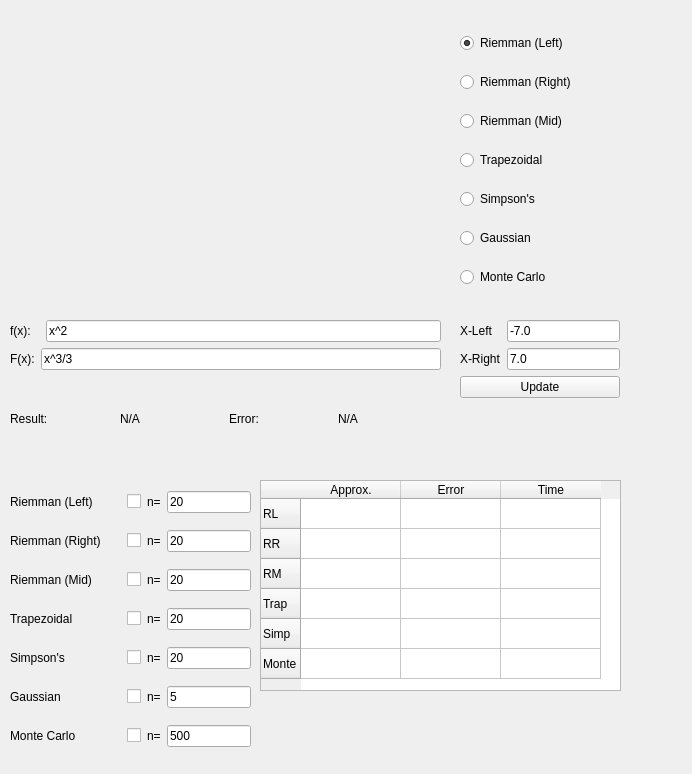
<?xml version="1.0" encoding="UTF-8"?>
<ui version="4.0">
 <class>main_window</class>
 <widget class="QWidget" name="main_window">
  <property name="geometry">
   <rect>
    <x>0</x>
    <y>0</y>
    <width>692</width>
    <height>774</height>
   </rect>
  </property>
  <property name="windowTitle">
   <string>Numerical Integration Tool</string>
  </property>
  <widget class="QWidget" name="verticalLayoutWidget">
   <property name="geometry">
    <rect>
     <x>10</x>
     <y>20</y>
     <width>431</width>
     <height>281</height>
    </rect>
   </property>
   <layout class="QVBoxLayout" name="graph_layout"/>
  </widget>
  <widget class="QWidget" name="verticalLayoutWidget_2">
   <property name="geometry">
    <rect>
     <x>460</x>
     <y>20</y>
     <width>160</width>
     <height>281</height>
    </rect>
   </property>
   <layout class="QVBoxLayout" name="method_layout">
    <item>
     <widget class="QRadioButton" name="rb1">
      <property name="text">
       <string>Riemman (Left)</string>
      </property>
      <property name="checked">
       <bool>true</bool>
      </property>
      <attribute name="buttonGroup">
       <string notr="true">method_group</string>
      </attribute>
     </widget>
    </item>
    <item>
     <widget class="QRadioButton" name="rb2">
      <property name="text">
       <string>Riemman (Right)</string>
      </property>
      <attribute name="buttonGroup">
       <string notr="true">method_group</string>
      </attribute>
     </widget>
    </item>
    <item>
     <widget class="QRadioButton" name="rb3">
      <property name="text">
       <string>Riemman (Mid)</string>
      </property>
      <attribute name="buttonGroup">
       <string notr="true">method_group</string>
      </attribute>
     </widget>
    </item>
    <item>
     <widget class="QRadioButton" name="rb4">
      <property name="text">
       <string>Trapezoidal</string>
      </property>
      <attribute name="buttonGroup">
       <string notr="true">method_group</string>
      </attribute>
     </widget>
    </item>
    <item>
     <widget class="QRadioButton" name="rb5">
      <property name="text">
       <string>Simpson's</string>
      </property>
      <attribute name="buttonGroup">
       <string notr="true">method_group</string>
      </attribute>
     </widget>
    </item>
    <item>
     <widget class="QRadioButton" name="rb6">
      <property name="text">
       <string>Gaussian</string>
      </property>
      <attribute name="buttonGroup">
       <string notr="true">method_group</string>
      </attribute>
     </widget>
    </item>
    <item>
     <widget class="QRadioButton" name="rb7">
      <property name="text">
       <string>Monte Carlo</string>
      </property>
      <attribute name="buttonGroup">
       <string notr="true">method_group</string>
      </attribute>
     </widget>
    </item>
   </layout>
  </widget>
  <widget class="QWidget" name="formLayoutWidget">
   <property name="geometry">
    <rect>
     <x>460</x>
     <y>320</y>
     <width>160</width>
     <height>141</height>
    </rect>
   </property>
   <layout class="QFormLayout" name="params_layout">
    <property name="fieldGrowthPolicy">
     <enum>QFormLayout::AllNonFixedFieldsGrow</enum>
    </property>
    <item row="0" column="0">
     <widget class="QLabel" name="x_Left_Label">
      <property name="text">
       <string>X-Left</string>
      </property>
     </widget>
    </item>
    <item row="0" column="1">
     <widget class="QLineEdit" name="x_Left_Line_Edit">
      <property name="text">
       <string>-7.0</string>
      </property>
     </widget>
    </item>
    <item row="1" column="0">
     <widget class="QLabel" name="x_Right_Label">
      <property name="text">
       <string>X-Right</string>
      </property>
     </widget>
    </item>
    <item row="1" column="1">
     <widget class="QLineEdit" name="x_Right_Line_Edit">
      <property name="text">
       <string>7.0</string>
      </property>
     </widget>
    </item>
    <item row="2" column="0" colspan="2">
     <widget class="QPushButton" name="update_button">
      <property name="text">
       <string>Update</string>
      </property>
     </widget>
    </item>
   </layout>
  </widget>
  <widget class="QWidget" name="verticalLayoutWidget_3">
   <property name="geometry">
    <rect>
     <x>10</x>
     <y>320</y>
     <width>431</width>
     <height>141</height>
    </rect>
   </property>
   <layout class="QVBoxLayout" name="function_layout">
    <item>
     <layout class="QHBoxLayout" name="function_horiz">
      <item>
       <widget class="QLabel" name="func_label">
        <property name="minimumSize">
         <size>
          <width>30</width>
          <height>0</height>
         </size>
        </property>
        <property name="text">
         <string>f(x):</string>
        </property>
       </widget>
      </item>
      <item>
       <widget class="QLineEdit" name="f_input">
        <property name="text">
         <string>x^2</string>
        </property>
       </widget>
      </item>
     </layout>
    </item>
    <item>
     <layout class="QHBoxLayout" name="adiv_horiz">
      <item>
       <widget class="QLabel" name="adiv_label">
        <property name="text">
         <string>F(x):</string>
        </property>
       </widget>
      </item>
      <item>
       <widget class="QLineEdit" name="F_input">
        <property name="text">
         <string>x^3/3</string>
        </property>
       </widget>
      </item>
     </layout>
    </item>
    <item>
     <layout class="QHBoxLayout" name="results_horiz">
      <item>
       <layout class="QHBoxLayout" name="calculated_horiz">
        <item>
         <widget class="QLabel" name="calculated_label">
          <property name="text">
           <string>Result:</string>
          </property>
         </widget>
        </item>
        <item>
         <widget class="QLabel" name="calculated_result">
          <property name="text">
           <string>N/A</string>
          </property>
         </widget>
        </item>
       </layout>
      </item>
      <item>
       <layout class="QHBoxLayout" name="error_horiz">
        <item>
         <widget class="QLabel" name="error_label">
          <property name="text">
           <string>Error:</string>
          </property>
         </widget>
        </item>
        <item>
         <widget class="QLabel" name="error_calculated">
          <property name="text">
           <string>N/A</string>
          </property>
         </widget>
        </item>
       </layout>
      </item>
     </layout>
    </item>
   </layout>
  </widget>
  <widget class="QWidget" name="verticalLayoutWidget_4">
   <property name="geometry">
    <rect>
     <x>10</x>
     <y>480</y>
     <width>241</width>
     <height>281</height>
    </rect>
   </property>
   <layout class="QVBoxLayout" name="method_comparison_layout">
    <item>
     <layout class="QHBoxLayout" name="rl_horiz">
      <item>
       <widget class="QLabel" name="rl_label">
        <property name="minimumSize">
         <size>
          <width>111</width>
          <height>0</height>
         </size>
        </property>
        <property name="text">
         <string>Riemman (Left)</string>
        </property>
       </widget>
      </item>
      <item>
       <widget class="QCheckBox" name="rl_check">
        <property name="text">
         <string/>
        </property>
        <attribute name="buttonGroup">
         <string notr="true">comparison_group</string>
        </attribute>
       </widget>
      </item>
      <item>
       <widget class="QLabel" name="rl_n_label">
        <property name="text">
         <string>n=</string>
        </property>
       </widget>
      </item>
      <item>
       <widget class="QLineEdit" name="rl_n">
        <property name="text">
         <string>20</string>
        </property>
        <property name="maxLength">
         <number>4</number>
        </property>
       </widget>
      </item>
     </layout>
    </item>
    <item>
     <layout class="QHBoxLayout" name="rr_horiz">
      <item>
       <widget class="QLabel" name="rr_label">
        <property name="minimumSize">
         <size>
          <width>111</width>
          <height>0</height>
         </size>
        </property>
        <property name="text">
         <string>Riemman (Right)</string>
        </property>
       </widget>
      </item>
      <item>
       <widget class="QCheckBox" name="rr_check">
        <property name="text">
         <string/>
        </property>
        <attribute name="buttonGroup">
         <string notr="true">comparison_group</string>
        </attribute>
       </widget>
      </item>
      <item>
       <widget class="QLabel" name="rr_n_label">
        <property name="text">
         <string>n=</string>
        </property>
       </widget>
      </item>
      <item>
       <widget class="QLineEdit" name="rr_n">
        <property name="text">
         <string>20</string>
        </property>
        <property name="maxLength">
         <number>4</number>
        </property>
       </widget>
      </item>
     </layout>
    </item>
    <item>
     <layout class="QHBoxLayout" name="rm_horiz">
      <item>
       <widget class="QLabel" name="rm_label">
        <property name="minimumSize">
         <size>
          <width>111</width>
          <height>0</height>
         </size>
        </property>
        <property name="text">
         <string>Riemman (Mid)</string>
        </property>
       </widget>
      </item>
      <item>
       <widget class="QCheckBox" name="rm_check">
        <property name="text">
         <string/>
        </property>
        <attribute name="buttonGroup">
         <string notr="true">comparison_group</string>
        </attribute>
       </widget>
      </item>
      <item>
       <widget class="QLabel" name="rm_n_label">
        <property name="text">
         <string>n=</string>
        </property>
       </widget>
      </item>
      <item>
       <widget class="QLineEdit" name="rm_n">
        <property name="text">
         <string>20</string>
        </property>
        <property name="maxLength">
         <number>4</number>
        </property>
       </widget>
      </item>
     </layout>
    </item>
    <item>
     <layout class="QHBoxLayout" name="trap_horiz">
      <item>
       <widget class="QLabel" name="trap_label">
        <property name="minimumSize">
         <size>
          <width>111</width>
          <height>0</height>
         </size>
        </property>
        <property name="text">
         <string>Trapezoidal</string>
        </property>
       </widget>
      </item>
      <item>
       <widget class="QCheckBox" name="trap_check">
        <property name="text">
         <string/>
        </property>
        <attribute name="buttonGroup">
         <string notr="true">comparison_group</string>
        </attribute>
       </widget>
      </item>
      <item>
       <widget class="QLabel" name="trap_n_label">
        <property name="text">
         <string>n=</string>
        </property>
       </widget>
      </item>
      <item>
       <widget class="QLineEdit" name="trap_n">
        <property name="text">
         <string>20</string>
        </property>
        <property name="maxLength">
         <number>4</number>
        </property>
       </widget>
      </item>
     </layout>
    </item>
    <item>
     <layout class="QHBoxLayout" name="simp_horiz">
      <item>
       <widget class="QLabel" name="simp_label">
        <property name="minimumSize">
         <size>
          <width>111</width>
          <height>0</height>
         </size>
        </property>
        <property name="text">
         <string>Simpson's</string>
        </property>
       </widget>
      </item>
      <item>
       <widget class="QCheckBox" name="simp_check">
        <property name="text">
         <string/>
        </property>
        <attribute name="buttonGroup">
         <string notr="true">comparison_group</string>
        </attribute>
       </widget>
      </item>
      <item>
       <widget class="QLabel" name="simp_n_label">
        <property name="text">
         <string>n=</string>
        </property>
       </widget>
      </item>
      <item>
       <widget class="QLineEdit" name="simp_n">
        <property name="text">
         <string>20</string>
        </property>
        <property name="maxLength">
         <number>4</number>
        </property>
       </widget>
      </item>
     </layout>
    </item>
    <item>
     <layout class="QHBoxLayout" name="gauss_horiz">
      <item>
       <widget class="QLabel" name="gauss_label">
        <property name="minimumSize">
         <size>
          <width>111</width>
          <height>0</height>
         </size>
        </property>
        <property name="text">
         <string>Gaussian</string>
        </property>
       </widget>
      </item>
      <item>
       <widget class="QCheckBox" name="gauss_check">
        <property name="text">
         <string/>
        </property>
        <attribute name="buttonGroup">
         <string notr="true">comparison_group</string>
        </attribute>
       </widget>
      </item>
      <item>
       <widget class="QLabel" name="gauss_n_label">
        <property name="text">
         <string>n=</string>
        </property>
       </widget>
      </item>
      <item>
       <widget class="QLineEdit" name="gauss_n">
        <property name="text">
         <string>5</string>
        </property>
        <property name="maxLength">
         <number>4</number>
        </property>
       </widget>
      </item>
     </layout>
    </item>
    <item>
     <layout class="QHBoxLayout" name="monte_horiz">
      <item>
       <widget class="QLabel" name="monte_label">
        <property name="minimumSize">
         <size>
          <width>111</width>
          <height>0</height>
         </size>
        </property>
        <property name="text">
         <string>Monte Carlo</string>
        </property>
       </widget>
      </item>
      <item>
       <widget class="QCheckBox" name="monte_check">
        <property name="text">
         <string/>
        </property>
        <attribute name="buttonGroup">
         <string notr="true">comparison_group</string>
        </attribute>
       </widget>
      </item>
      <item>
       <widget class="QLabel" name="mont_n_label">
        <property name="text">
         <string>n=</string>
        </property>
       </widget>
      </item>
      <item>
       <widget class="QLineEdit" name="monte_n">
        <property name="text">
         <string>500</string>
        </property>
        <property name="maxLength">
         <number>4</number>
        </property>
       </widget>
      </item>
     </layout>
    </item>
   </layout>
  </widget>
  <widget class="QTableWidget" name="tableWidget">
   <property name="geometry">
    <rect>
     <x>260</x>
     <y>480</y>
     <width>361</width>
     <height>211</height>
    </rect>
   </property>
   <row>
    <property name="text">
     <string>RL</string>
    </property>
   </row>
   <row>
    <property name="text">
     <string>RR</string>
    </property>
   </row>
   <row>
    <property name="text">
     <string>RM</string>
    </property>
   </row>
   <row>
    <property name="text">
     <string>Trap</string>
    </property>
   </row>
   <row>
    <property name="text">
     <string>Simp</string>
    </property>
   </row>
   <row>
    <property name="text">
     <string>Monte</string>
    </property>
   </row>
   <column>
    <property name="text">
     <string>Approx.</string>
    </property>
   </column>
   <column>
    <property name="text">
     <string>Error</string>
    </property>
   </column>
   <column>
    <property name="text">
     <string>Time</string>
    </property>
   </column>
  </widget>
 </widget>
 <resources/>
 <connections/>
 <buttongroups>
  <buttongroup name="method_group"/>
  <buttongroup name="comparison_group"/>
 </buttongroups>
</ui>
